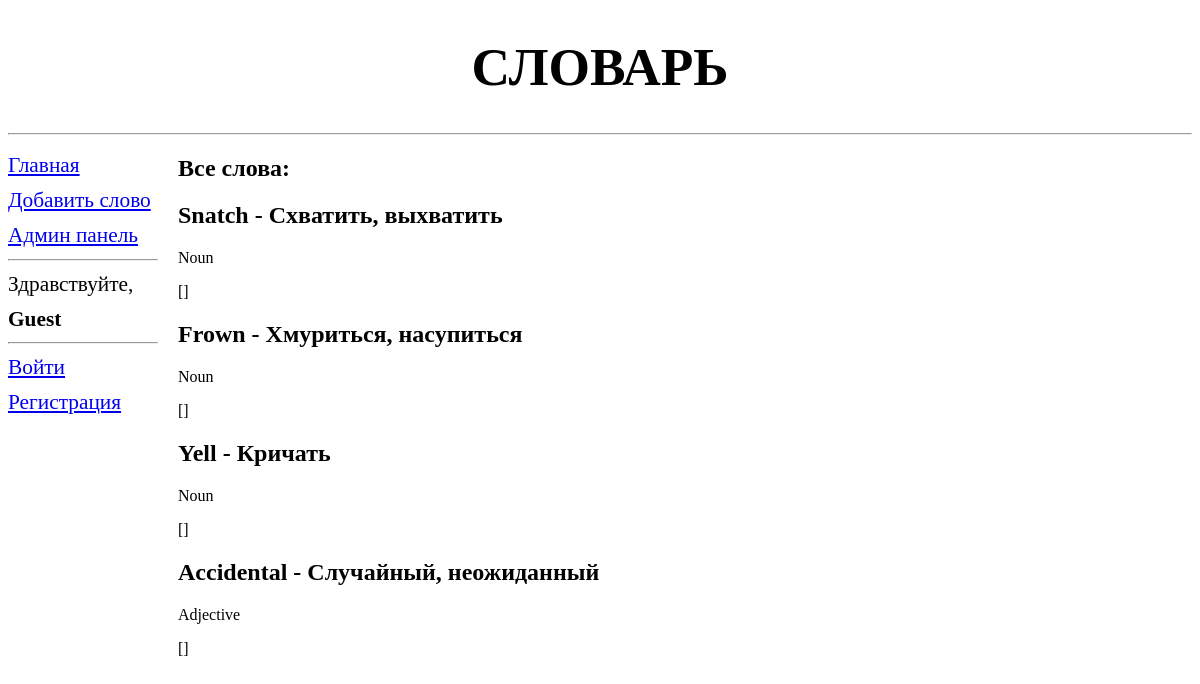
Before: /dictionary/main/ with the older database file.
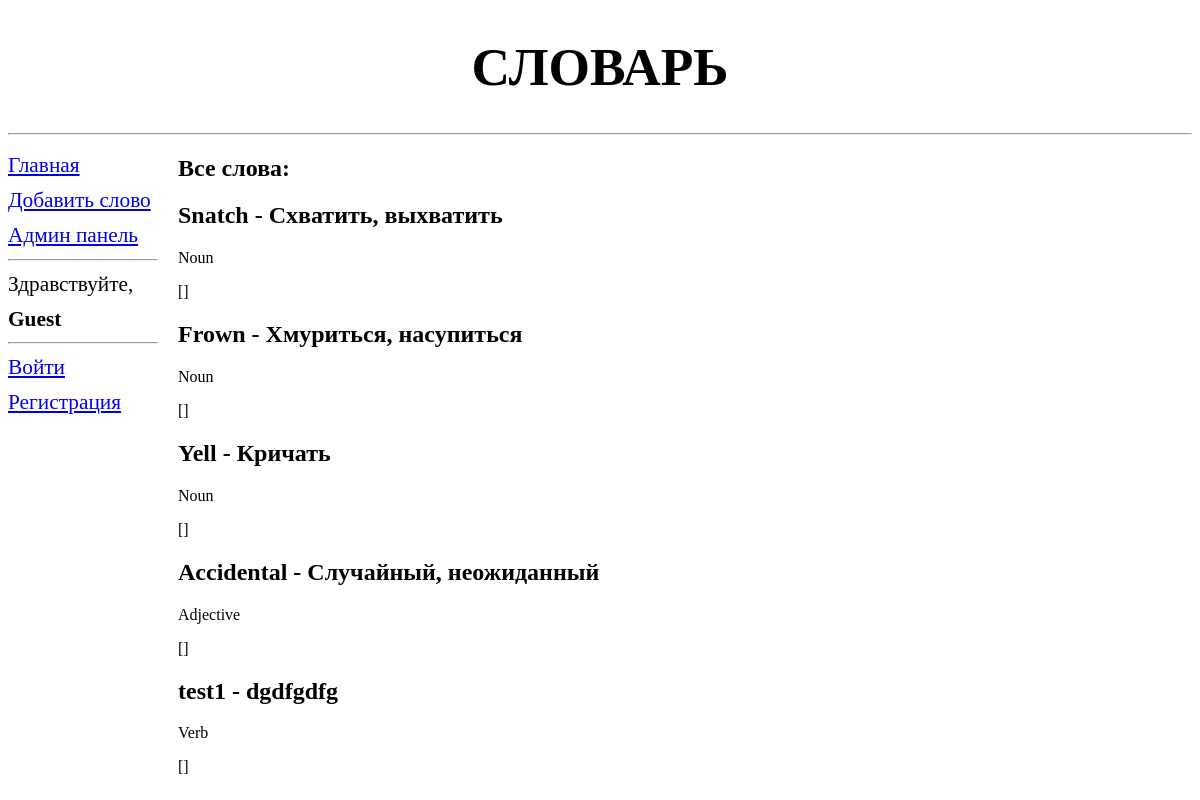
After: the same page with the newer database file.
### addwords/models.py (models this page shows, shortened)
class Word(models.Model):
    TYPE = (
        (None, "Выберите тип слова"),
        ('v', 'Verb (сущ.)' ),
        ('n', 'Noun (глаг.)'),
        ('a', 'Adjective (прил.)'),
    )
    word = models.CharField(max_length=20, null=True, blank=False, verbose_name="Слово")
    language = models.ForeignKey("Language", on_delete=models.PROTECT, verbose_name="Язык")
    type = models.CharField(max_length=1, choices=TYPE, blank=True)
    translation = models.CharField(max_length=25, verbose_name="Перевод")
    discription = models.TextField(blank=True, verbose_name="Доп. комментарий к переводу")
    synonyms = models.ManyToManyField("Word", verbose_name="Синонимы", related_name='+')
    def get_synonyms(self):
        return [s.__str__() for s in self.synonyms.all()]

### addwords/views.py (the view)
# urls.py: path('main/', main, name='main'),
def main(request):
	words = Word.objects.all()
	for w in words:
		if w.type == "n":
			w.type = 'Noun'
		if w.type == "a":
			w.type = "Adjective"
		if w.type == "v":
			w.type = "Verb"
	context = {"words":words}
	return render(request=request, template_name="addwords/main.html", context=context)

### addwords/templates/addwords/main.html (shortened to what this page needs)
{% extends "basic.html" %}
{%  block page_title %}
Словарь
{% endblock %}
{% block content %}
    <h1>Все слова:</h1>
    {% for word in words %}
        <h2>{{ word.word }} - {{ word.translation }}</h2>
        <p>{{ word.type }}</p>
        <p>{{ word.get_synonyms }}</p>
    {% endfor %}
{% endblock %}

### addwords/templates/basic.html (shortened to what this page needs)
{% load static %}
<!DOCTYPE html>
<html>
    <head>
        <link rel="stylesheet" type="text/css" href="{% static 'addwords/style.css' %}">
    </head>
    <body>
        <header>
            <h1>{% block page_title %}{% endblock %}</h1>
            <hr>
        </header>
        <nav>
            <a href="{% url 'main' %}">Главная</a>
            <a href="{% url 'new' %}">Добавить слово</a>
            <a href="/admin/">Админ панель</a>
            <hr>
            <p1>Здравствуйте, </p1>
            <a><b>{{ user.username|default:'Guest' }}</b></a>
            <hr>
            {% if user.is_authenticated %}
                <a href="{% url 'logout' %}">Выйти</a>
            {% else %}
                <a href="{% url 'login' %}">Войти</a>
                <a href="{% url 'signup' %}">Регистрация</a>
            {% endif %}
        </nav>
        <section>
            {% block content %}
            {% endblock %}
        </section>
    </body>
</html>

### addwords/static/addwords/style.css (style rules this page uses)
header h1 { font-size: 40pt; text-transform: uppercase; text-align: center; }
nav { font-size: 16pt; width: 150px; float: left; }
nav a { display: block; margin: 10px 0px; }
section { margin-left: 170px; }

Changed rows visible on the page:
added Word: word "test1", translation "dgdfgdfg", type "Verb", get_synonyms "[]"
